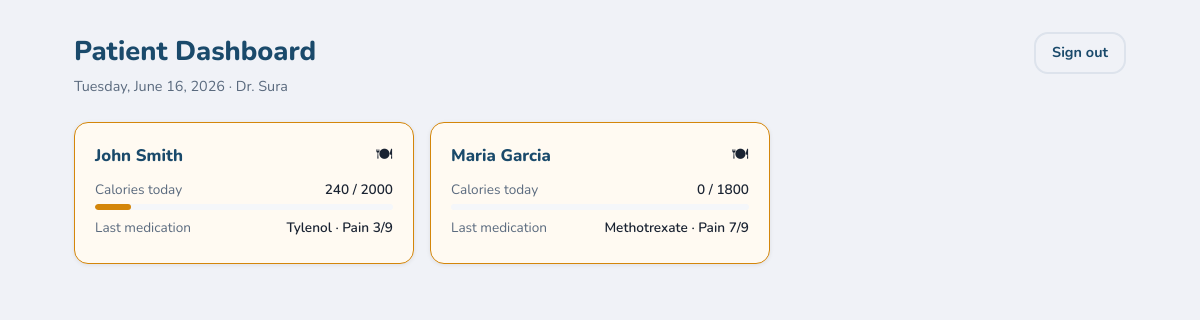
Page /clinician/ (signed in) on the committed database.
### database.py (models this page shows, shortened)
class Clinician(UserMixin, db.Model):
    __tablename__ = 'clinicians'
    id           = db.Column(db.Integer, primary_key=True)
    username     = db.Column(db.String(80), unique=True, nullable=False)
    password_hash= db.Column(db.String(200), nullable=False)
    name         = db.Column(db.String(100))
    created_at   = db.Column(db.DateTime, default=datetime.utcnow)

class Patient(UserMixin, db.Model):
    __tablename__ = 'patients'
    id            = db.Column(db.Integer, primary_key=True)
    code          = db.Column(db.String(6), unique=True, nullable=False)  # 6-digit enrollment code
    name          = db.Column(db.String(100), nullable=False)
    birthdate     = db.Column(db.String(20), nullable=False)              # stored as MM/DD/YYYY string
    calorie_goal  = db.Column(db.Integer, default=2000)
    created_at    = db.Column(db.DateTime, default=datetime.utcnow)
    is_active     = db.Column(db.Boolean, default=True)
    food_logs = db.relationship('FoodLog', backref='patient', lazy=True, cascade='all, delete-orphan')
    med_logs  = db.relationship('MedLog',  backref='patient', lazy=True, cascade='all, delete-orphan')
    def today_calories(self):
        today = datetime.utcnow().date()
        logs = FoodLog.query.filter(
            FoodLog.patient_id == self.id,
            db.func.date(FoodLog.logged_at) == today
        ).all()
        return sum(l.calories for l in logs if l.calories)

class MedLog(db.Model):
    __tablename__ = 'med_logs'
    id              = db.Column(db.Integer, primary_key=True)
    patient_id      = db.Column(db.Integer, db.ForeignKey('patients.id'), nullable=False)
    med_name        = db.Column(db.String(200))   # AI-extracted from bottle label
    med_dosage      = db.Column(db.String(100))   # e.g. "5 mg"
    med_instructions= db.Column(db.String(255))   # e.g. "Take 1 tablet every 4 hours"
    pain_before     = db.Column(db.Integer)        # 0-9 pain before medication
    pain_after      = db.Column(db.Integer)        # 0-9 pain at follow-up (nullable)
    followup_due_at = db.Column(db.DateTime)       # when to prompt follow-up
    followup_done   = db.Column(db.Boolean, default=False)
    image_path      = db.Column(db.String(255))
    logged_at       = db.Column(db.DateTime, default=datetime.utcnow)

### app.py (the view)
@app.route('/clinician/')
@clinician_required
def clinician_dashboard():
    patients = Patient.query.filter_by(is_active=True).order_by(Patient.name).all()
    today = datetime.utcnow().date()
    patient_data = []
    for p in patients:
        today_cal = p.today_calories()
        cal_pct = round((today_cal / p.calorie_goal) * 100) if p.calorie_goal else 0
        last_med = MedLog.query.filter_by(patient_id=p.id)\
                               .order_by(MedLog.logged_at.desc()).first()
        flag_nutrition = cal_pct < 50
        flag_pain = db.session.query(MedLog).filter(
            MedLog.patient_id == p.id,
            MedLog.pain_before >= 7,
            MedLog.logged_at >= datetime.utcnow() - timedelta(hours=24)
        ).first() is not None
        patient_data.append({
            'patient':         p,
            'today_cal':       today_cal,
            'cal_pct':         cal_pct,
            'last_med':        last_med,
            'flag_nutrition':  flag_nutrition,
            'flag_pain':       flag_pain,
        })
    return render_template('clinician/dashboard.html',
                           clinician=current_user,
                           patient_data=patient_data,
                           today=today)

### app.py (called while the page is built)
@login_manager.user_loader
def load_user(user_id):
    if user_id.startswith('patient-'):
        return Patient.query.get(int(user_id.split('-')[1]))
    elif user_id.startswith('clinician-'):
        return Clinician.query.get(int(user_id.split('-')[1]))
    return None

def clinician_required(f):
    @wraps(f)
    def decorated(*args, **kwargs):
        if not current_user.is_authenticated or not isinstance(current_user, Clinician):
            return redirect(url_for('clinician_login'))
        return f(*args, **kwargs)
    return decorated

### templates/clinician/dashboard.html (shortened to what this page needs)
{% extends "base.html" %}
{% block body_class %}clinician-screen{% endblock %}
{% block body %}
<div class="clinician-wrap">
  <div class="clinician-header">
    <div>
      <h1 class="clinician-title">Patient Dashboard</h1>
      <div class="clinician-sub">{{ today.strftime('%A, %B %-d, %Y') }} · {{ clinician.name }}</div>
    </div>
    <a href="{{ url_for('clinician_logout') }}" class="btn btn-outline btn-sm">Sign out</a>
  </div>
  <div class="patient-grid">
    {% for d in patient_data %}
    {% set p = d.patient %}
    <a href="{{ url_for('clinician_patient', patient_id=p.id) }}" class="patient-card {% if d.flag_pain or d.flag_nutrition %}patient-card-flagged{% endif %}">
      <div class="patient-card-header">
        <span class="patient-name">{{ p.name }}</span>
        <span class="patient-flags">
          {% if d.flag_nutrition %}<span class="flag flag-nutrition" title="Low calorie intake">🍽</span>{% endif %}
        </span>
      </div>
      <div class="mini-stat">
        <span class="mini-stat-label">Calories today</span>
        <span class="mini-stat-val">{{ d.today_cal }} / {{ p.calorie_goal }}</span>
      </div>
      <div class="mini-progress">
        <div class="mini-progress-fill {% if d.cal_pct < 50 %}mini-progress-low{% endif %}"
             style="width: {{ [d.cal_pct, 100]|min }}%"></div>
      </div>
      <div class="mini-stat" style="margin-top:0.5rem;">
        <span class="mini-stat-label">Last medication</span>
        <span class="mini-stat-val">
          {% if d.last_med %}
            {{ d.last_med.med_name }} · Pain {{ d.last_med.pain_before }}/9
          {% else %}
            None logged
          {% endif %}
        </span>
      </div>
    </a>
    {% endfor %}
  </div>
</div>
{% endblock %}

### templates/base.html (shortened to what this page needs)
<!DOCTYPE html>
<html lang="en">
<head>
  <link rel="stylesheet" href="{{ url_for('static', filename='css/style.css') }}">
</head>
<body class="{% block body_class %}{% endblock %}">
  {% block body %}{% endblock %}
</body>
</html>

### static/css/style.css (style rules this page uses)
:root { --color-primary: #1a4a6b; --color-primary-dark: #0f2f45; --color-primary-light:#2a6a9b; --color-secondary: #2a7d4f; --color-accent: #d4860a; --color-surface: #f5f7fa; --color-card: #ffffff; --color-border: #dde3ec; --color-text: #1a2332; --color-text-muted: #5a6a7e; --color-success: #2a7d4f; --color-warning: #d4860a; --color-flag: #b84a00; --font-main: 'Nunito', sans-serif; --font-serif: 'Source Serif 4', serif; --radius-sm: 8px; --radius-md: 14px; --radius-lg: 20px; --shadow-sm: 0 1px 4px rgba(0,0,0,0.08); --shadow-md: 0 4px 16px rgba(0,0,0,0.10); --safe-bottom: env(safe-area-inset-bottom, 16px); }
*, *::before, *::after { box-sizing: border-box; margin: 0; padding: 0; }
html { font-size: 16px; -webkit-tap-highlight-color: transparent; }
body { font-family: var(--font-main); background: var(--color-surface); color: var(--color-text); min-height: 100vh; line-height: 1.5; }
a { color: var(--color-primary); text-decoration: none; }
.btn { display: flex; align-items: center; justify-content: center; gap: 0.5rem; border-radius: var(--radius-md); font-weight: 700; font-size: 1rem; padding: 0.85rem 1.5rem; transition: opacity 0.15s, transform 0.1s; width: 100%; cursor: pointer; }
.btn-outline { background: transparent; color: var(--color-primary); border: 2px solid var(--color-border); }
.btn-sm { padding: 0.5rem 1rem; font-size: 0.9rem; width: auto; }
.clinician-screen { background: #f0f2f7; }
.clinician-wrap { max-width: 1100px; margin: 0 auto; padding: 2rem 1.5rem; }
.clinician-header { display: flex; align-items: flex-start; justify-content: space-between; margin-bottom: 1.5rem; }
.clinician-title { font-size: 1.7rem; font-weight: 800; color: var(--color-primary); }
.clinician-sub { font-size: 0.9rem; color: var(--color-text-muted); margin-top: 0.2rem; }
.patient-grid { display: grid; grid-template-columns: repeat(auto-fill, minmax(280px, 1fr)); gap: 1rem; }
.patient-card { background: var(--color-card); border: 1.5px solid var(--color-border); border-radius: var(--radius-md); padding: 1.25rem; display: block; color: var(--color-text); box-shadow: var(--shadow-sm); transition: box-shadow 0.15s, transform 0.1s; }
.patient-card-flagged { border-color: var(--color-accent); background: #fffaf2; }
.patient-card-header { display: flex; align-items: center; justify-content: space-between; margin-bottom: 0.75rem; }
.patient-name { font-weight: 800; font-size: 1.05rem; color: var(--color-primary); }
.patient-flags { display: flex; gap: 0.3rem; }
.flag { font-size: 1rem; }
.mini-stat { display: flex; justify-content: space-between; font-size: 0.85rem; margin-bottom: 0.25rem; }
.mini-stat-label { color: var(--color-text-muted); }
.mini-stat-val { font-weight: 600; }
.mini-progress { height: 6px; background: var(--color-surface); border-radius: 99px; overflow: hidden; }
.mini-progress-fill { height: 100%; background: var(--color-secondary); border-radius: 99px; }
.mini-progress-low { background: var(--color-accent); }

### rows in the picture
Clinician: name "Dr. Sura"
Patient: name "John Smith", calorie_goal "2000"
MedLog: last_med.med_name "Tylenol", last_med.pain_before "3"
Patient: name "Maria Garcia", calorie_goal "1800"
MedLog: last_med.med_name "Methotrexate", last_med.pain_before "7"

### other values in the picture
{{ d.today_cal }} "240" "0"
